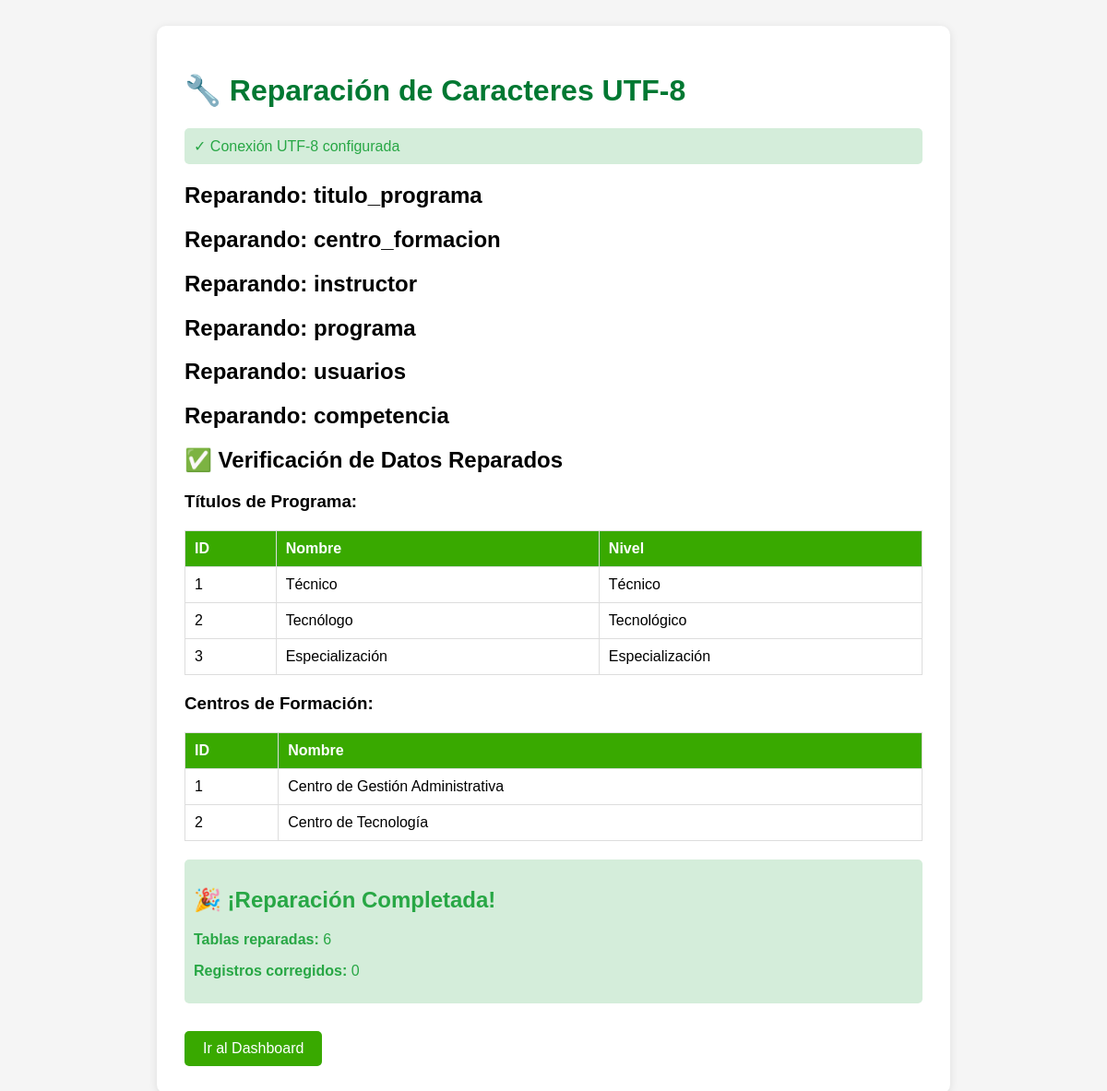
Screenshot of /dashboard_sena/reparar_caracteres.php with the database file from the repository.
### tables this page shows
CREATE TABLE titulo_programa (
    id INT PRIMARY KEY AUTO_INCREMENT,
    nombre VARCHAR(200) NOT NULL,
    nivel VARCHAR(50),
    created_at TIMESTAMP DEFAULT CURRENT_TIMESTAMP
);

CREATE TABLE centro_formacion (
    id INT PRIMARY KEY AUTO_INCREMENT,
    nombre VARCHAR(200) NOT NULL,
    codigo VARCHAR(50) UNIQUE NOT NULL,
    direccion VARCHAR(255),
    telefono VARCHAR(20),
    created_at TIMESTAMP DEFAULT CURRENT_TIMESTAMP
);

### dashboard_sena/reparar_caracteres.php (the view, shortened to what this page needs)
<?php
echo "<!DOCTYPE html>
<html lang='es'>
<head>
    <meta charset='UTF-8'>
    <title>Reparar Caracteres</title>
    <style>
        body { font-family: Arial, sans-serif; padding: 20px; background: #f5f5f5; }
        .container { max-width: 800px; margin: 0 auto; background: white; padding: 30px; border-radius: 10px; box-shadow: 0 2px 10px rgba(0,0,0,0.1); }
        h1 { color: #007832; }
        .success { color: #28a745; padding: 10px; background: #d4edda; border-radius: 5px; margin: 10px 0; }
        .error { color: #dc3545; padding: 10px; background: #f8d7da; border-radius: 5px; margin: 10px 0; }
        table { width: 100%; border-collapse: collapse; margin: 20px 0; }
        th, td { padding: 10px; border: 1px solid #ddd; text-align: left; }
        th { background: #39A900; color: white; }
        .btn { display: inline-block; padding: 10px 20px; background: #39A900; color: white; text-decoration: none; border-radius: 5px; margin-top: 20px; }
    </style>
</head>
<body>
<div class='container'>
<h1>🔧 Reparación de Caracteres UTF-8</h1>";
try {
    $db = Database::getInstance()->getConnection();
    $db->exec("SET NAMES utf8mb4");
    $db->exec("SET CHARACTER SET utf8mb4");
    echo "<div class='success'>✓ Conexión UTF-8 configurada</div>";
    $tablas_reparadas = 0;
    $registros_reparados = 0;
    echo "<h2>Reparando: titulo_programa</h2>";
    $stmt = $db->query("SELECT * FROM titulo_programa");
    $titulos = $stmt->fetchAll();
    $tablas_reparadas++;
    echo "<h2>Reparando: centro_formacion</h2>";
    $stmt = $db->query("SELECT * FROM centro_formacion");
    $centros = $stmt->fetchAll();
    $tablas_reparadas++;
    echo "<h2>Reparando: instructor</h2>";
    $tablas_reparadas++;
    echo "<h2>Reparando: programa</h2>";
    $tablas_reparadas++;
    echo "<h2>Reparando: usuarios</h2>";
    $tablas_reparadas++;
    echo "<h2>Reparando: competencia</h2>";
    $tablas_reparadas++;
    echo "<h2>✅ Verificación de Datos Reparados</h2>";
    echo "<h3>Títulos de Programa:</h3>";
    $stmt = $db->query("SELECT * FROM titulo_programa");
    $titulos = $stmt->fetchAll();
    echo "<table>";
    echo "<tr><th>ID</th><th>Nombre</th><th>Nivel</th></tr>";
    foreach ($titulos as $titulo) {
        echo "<tr><td>{$titulo['id']}</td><td>{$titulo['nombre']}</td><td>{$titulo['nivel']}</td></tr>";
    }
    echo "</table>";
    echo "<h3>Centros de Formación:</h3>";
    $stmt = $db->query("SELECT * FROM centro_formacion");
    $centros = $stmt->fetchAll();
    echo "<table>";
    echo "<tr><th>ID</th><th>Nombre</th></tr>";
    foreach ($centros as $centro) {
        echo "<tr><td>{$centro['id']}</td><td>{$centro['nombre']}</td></tr>";
    }
    echo "</table>";
    echo "<div class='success'>";
    echo "<h2>🎉 ¡Reparación Completada!</h2>";
    echo "<p><strong>Tablas reparadas:</strong> {$tablas_reparadas}</p>";
    echo "<p><strong>Registros corregidos:</strong> {$registros_reparados}</p>";
    echo "</div>";
    echo "<a href='/dashboard_sena/' class='btn'>Ir al Dashboard</a>";
} catch (PDOException $e) {
    echo "<div class='error'>✗ Error: " . htmlspecialchars($e->getMessage()) . "</div>";
}
echo "</div></body></html>";
?>

### dashboard_sena/reparar_caracteres.php (style rules this page uses)
body { font-family: Arial, sans-serif; padding: 20px; background: #f5f5f5; }
.container { max-width: 800px; margin: 0 auto; background: white; padding: 30px; border-radius: 10px; box-shadow: 0 2px 10px rgba(0,0,0,0.1); }
h1 { color: #007832; }
.success { color: #28a745; padding: 10px; background: #d4edda; border-radius: 5px; margin: 10px 0; }
table { width: 100%; border-collapse: collapse; margin: 20px 0; }
th, td { padding: 10px; border: 1px solid #ddd; text-align: left; }
th { background: #39A900; color: white; }
.btn { display: inline-block; padding: 10px 20px; background: #39A900; color: white; text-decoration: none; border-radius: 5px; margin-top: 20px; }

### rows the page displays
titulo_programa: id "1", nombre "Técnico", nivel "Técnico"
titulo_programa: id "2", nombre "Tecnólogo", nivel "Tecnológico"
titulo_programa: id "3", nombre "Especialización", nivel "Especialización"
centro_formacion: id "1", nombre "Centro de Gestión Administrativa"
centro_formacion: id "2", nombre "Centro de Tecnología"

### other values shown
$tablas_reparadas "6"
$registros_reparados "0"
